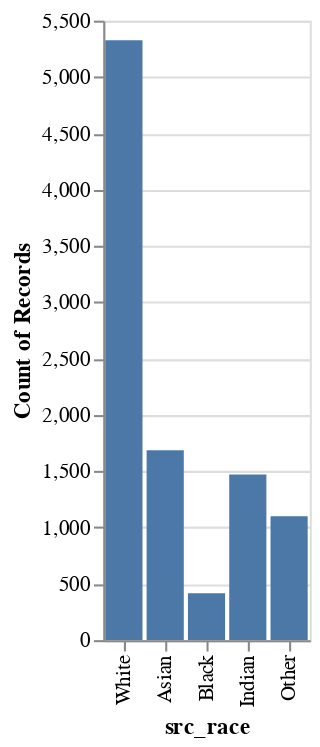

Notebook code cell kept with this figure:
### Code cell
DeepnoteChart(df_utk_1, """{"layer":[{"layer":[{"mark":{"clip":true,"type":"bar","color":"#4c78a8","tooltip":true},"encoding":{"x":{"sort":null,"type":"nominal","field":"src_race","scale":{"type":"linear"}},"y":{"sort":null,"type":"quantitative","scale":{"type":"linear"},"format":{"type":"default","decimals":null},"aggregate":"count","formatType":"numberFormatFromNumberType"}}}]}],"title":"","config":{"legend":{}},"$schema":"https://vega.github.io/schema/vega-lite/v5.json","encoding":{}}""")

### Figure 1 — Vega-Lite specification as saved in the notebook (floating-point values rounded to 4 significant figures; data arrays with more than 128 entries replaced by an {"elided": "..."} marker saying what was removed)
{"$schema": "https://vega.github.io/schema/vega-lite/v5.json", "encoding": {}, "layer": [{"layer": [{"mark": {"type": "bar", "tooltip": true, "color": "#4c78a8", "clip": true}, "encoding": {"x": {"field": "src_race", "type": "nominal", "sort": null, "scale": {"type": "linear"}}, "y": {"type": "quantitative", "aggregate": "count", "sort": null, "scale": {"type": "linear"}, "formatType": "numberFormatFromNumberType", "format": {"type": "default", "decimals": null}}}}]}], "title": "", "config": {"legend": {}}, "data": {"values": {"elided": "10000 records"}}}
